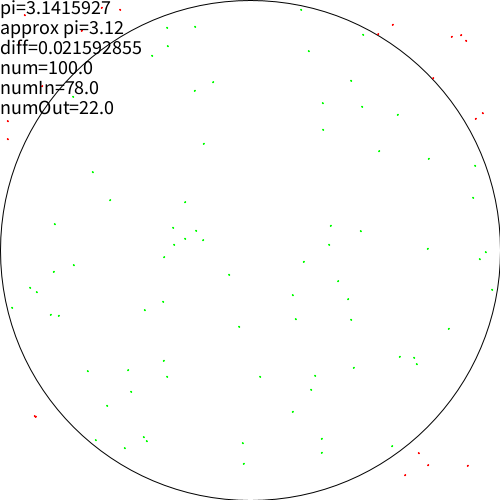
Frame 1 (no input)
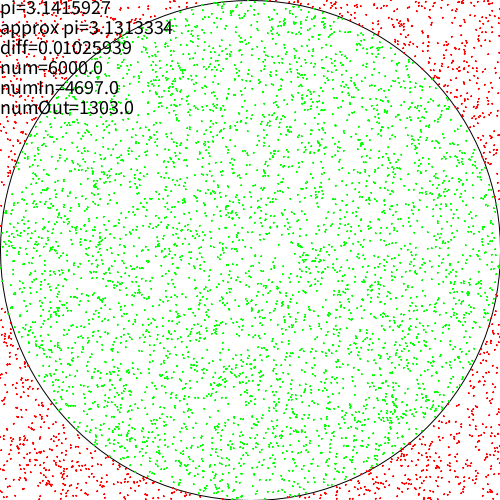
Frame 60 (the mouse pressed at the canvas centre just before this capture)
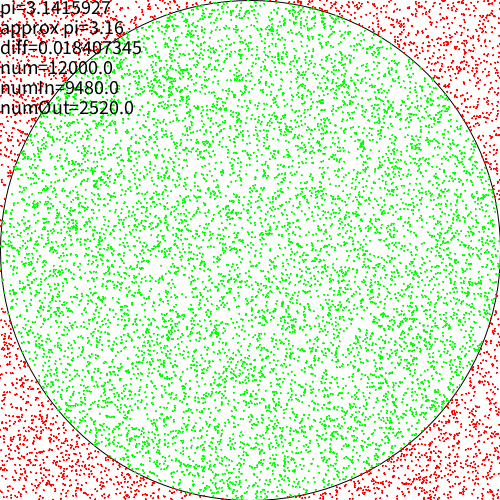
Frame 120 (the mouse held since frame 60 and released just before this capture)

The Processing sketch that drew these frames (run headless with seeded random() and noise(); from frame 60 on, the mouse is pressed at the canvas centre):

// Processing sketch: PiAproximator
// ── PiAproximator.pde
ArrayList<PVector>points;
void doInit(){
  points=new ArrayList<PVector>();
  for(int i=0;i<0;i++){
    points.add(new PVector(random(width),random(height)));
  }
}
void setup(){
  size(500,500);
  doInit();
}
void keyPressed(){
  if(key==' ')doInit();
}
void draw(){
  background(255);
  stroke(0);
  noFill();
  for(int i=0;i<100;i++)points.add(new PVector(random(width),random(height)));
  ellipse(width/2,height/2,width,height);
  float numIn=0;
  float numOut=0;
  for(PVector p:points){
    if(p.dist(new PVector(width/2,height/2))<width/2){
      numIn++;
      fill(0,255,0);
      stroke(0,255,0);
    }
    else{
      numOut++;
      fill(255,0,0);
      stroke(255,0,0);
    }
    ellipse(p.x,p.y,1,1);
  }
  //numIn/numOut=pi*r^2 / (4-pi)*r^2=pi/(4-pi)
  //numIn=pi*width*width/4
  //numIn*=numOut;
  //numIn/= width/numOut;
  //numIn/= width/numOut;
  //numIn*=4;
  float num=numIn+numOut;
  float myPi=4/(numOut/numIn+1);
  //numIn/numOut=pi
  //numIn/=numOut;
  //numIn=
  //numIn/=num/4;
  fill(0);
  stroke(0);
  textAlign(LEFT,TOP);
  textSize(20);
  text("pi="+PI,0,0);
  text("approx pi="+myPi,0,20);
  text("diff="+abs(PI-myPi),0,40);
  text("num="+num,0,60);
  text("numIn="+numIn,0,80);
  text("numOut="+numOut,0,100);
}
